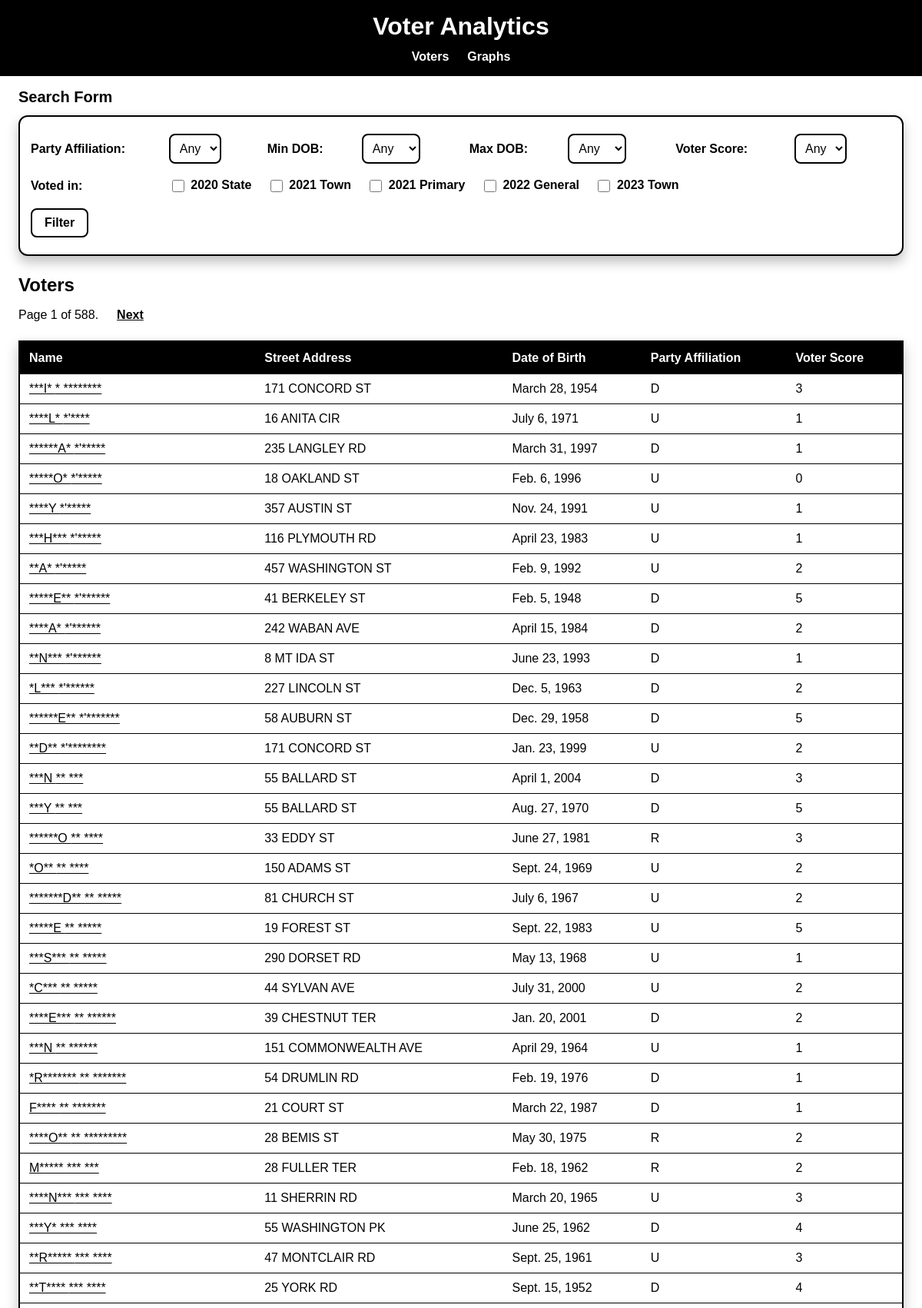
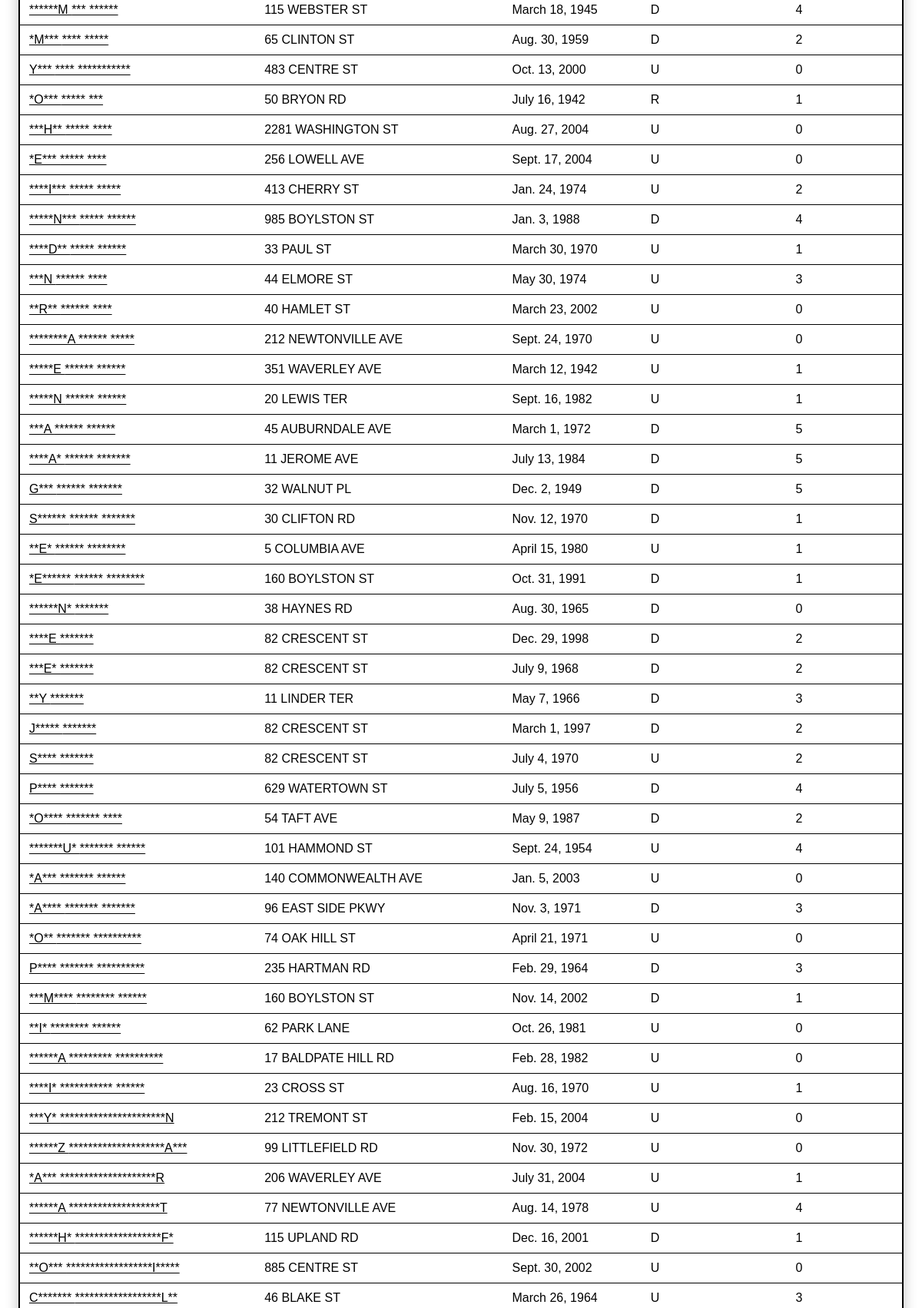
Screenshot of /voter_analytics/ (upper part) with the database file from the repository (2 pictures, top to bottom).
### voter_analytics/models.py (models this page shows, shortened)
class Voter(models.Model):
    first_name = models.TextField()
    last_name = models.TextField()
    street_number = models.CharField(max_length=20)
    street_name = models.TextField()
    zip_code = models.CharField(max_length=10)
    dob = models.DateField()
    party_affiliation = models.CharField(max_length=2)
    registration_date = models.DateField()
    v20state = models.BooleanField(default=False)
    v21town = models.BooleanField(default=False)
    v21primary = models.BooleanField(default=False)
    v22general = models.BooleanField(default=False)
    v23town = models.BooleanField(default=False)
    voter_score = models.IntegerField()

### voter_analytics/views.py (the view)
# urls.py: path(r'', views.VotersListView.as_view(), name='voters'),
class VotersListView(ListView):
    template_name = 'voter_analytics/voters.html'
    model = Voter
    context_object_name = 'voters'
    paginate_by = 100
    def get_queryset(self):
        voters = super().get_queryset().order_by('last_name', 'first_name')
        if 'party_aff' in self.request.GET:
            party_aff = self.request.GET['party_aff']
            if party_aff:
                voters = voters.filter(party_affiliation=party_aff)
        if 'min_dob' in self.request.GET:
            min_dob = self.request.GET['min_dob']
            if min_dob:
                voters = voters.filter(dob__gte=date(int(min_dob), 1, 1))
        if 'max_dob' in self.request.GET:
            max_dob = self.request.GET['max_dob']
            if max_dob:
                voters = voters.filter(dob__lte=date(int(max_dob), 12, 31))
        if 'voter_score' in self.request.GET:
            voter_score = self.request.GET['voter_score']
            if voter_score:
                voters = voters.filter(voter_score=voter_score)
        if self.request.GET.get('v20state'):
            voters = voters.filter(v20state=True)
        if self.request.GET.get('v21town'):
            voters = voters.filter(v21town=True)
        if self.request.GET.get('v21primary'):
            voters = voters.filter(v21primary=True)
        if self.request.GET.get('v22general'):
            voters = voters.filter(v22general=True)
        if self.request.GET.get('v23town'):
            voters = voters.filter(v23town=True)
        return voters
    def get_context_data(self, **kwargs):
        context = super().get_context_data(**kwargs)
        context['parties'] = ['A', 'AA', 'CC', 'D', 'E', 'EE', 'FF', 'G', 'GG', 'H', 'HH',
                      'J', 'K', 'L', 'O', 'P', 'Q', 'R', 'S', 'T', 'U', 'V', 'W',
                      'X', 'Y', 'Z']
        context['years'] = range(1913, 2006)
        context['scores'] = range(0, 6)
        params = self.request.GET.copy()
        params.pop('page', None)
        context['query_string'] = params.urlencode()
        return context

### voter_analytics/templates/voter_analytics/voters.html (shortened to what this page needs)
{% extends 'voter_analytics/base.html' %}
{% block content %}
<div class="container">
    <div class="row">
        {% include "voter_analytics/search.html" %}
    </div>
    <h1>Voters</h1>
    <div class="row">
        {% if is_paginated %}
        <ul class="pagination">
            <li class="">
                <span>Page {{ page_obj.number }} of {{ page_obj.paginator.num_pages }}.</span>
            </li>
            {% if page_obj.has_next %}
            <li>
                <span><a href="?page={{ page_obj.next_page_number }}&{{ query_string }}">Next</a></span>
            </li>
            {% endif %}
        </ul>
        {% endif %}
    </div>
    <div class="row">
        <table>
            <tr>
                <th>Name</th>
                <th>Street Address</th>
                <th>Date of Birth</th>
                <th>Party Affiliation</th>
                <th>Voter Score</th>
            </tr>
            {% for v in voters %}
            <tr>
                <td><a href="{% url 'voter' v.pk %}">{{v.first_name}} {{v.last_name}}</a></td>
                <td>{{v.street_number}} {{v.street_name}}</td>
                <td>{{v.dob}}</td>
                <td>{{v.party_affiliation}}</td>
                <td>{{v.voter_score}}</td>
            </tr>
            {% endfor %}
        </table>
    </div>
</div>
{% endblock %}

### static/voter_analytics/styles.css (style rules this page uses)
html, body { margin: 0; min-height: 100vh; }
body { display: flex; flex-direction: column; background: #FFFFFF; color: #000000; font-family: Arial, Helvetica, sans-serif; font-size: 1rem; }
.container { width: 100%; max-width: 1200px; box-sizing: border-box; margin: 0 auto; padding: 16px 24px; }
.container h1 { margin: 24px 0 16px; font-size: 1.5rem; }
.row { margin-bottom: 24px; }
a { color: #000000; }
.pagination { display: flex; align-items: center; gap: 24px; margin: 0; padding: 0; list-style: none; }
.pagination a { font-weight: 600; }
.row > table, .container > table { width: 100%; margin-bottom: 24px; border-collapse: collapse; border: 2px solid #000000; box-shadow: 0 8px 16px rgba(0, 0, 0, 0.25); }
.row > table th, .container > table th { padding: 12px; text-align: left; background: #000000; color: #FFFFFF; }
.row > table td, .container > table td { padding: 10px 12px; border-bottom: 1px solid #000000; }

### rows the page displays
Voter: first_name "*****E", last_name "** *****", street_number "19", street_name "FOREST ST", dob "Sept. 22, 1983", party_affiliation "U", voter_score "5"
Voter: first_name "*****N***", last_name "***** ******", street_number "985", street_name "BOYLSTON ST", dob "Jan. 3, 1988", party_affiliation "D", voter_score "4"
Voter: first_name "**E*", last_name "****** ********", street_number "5", street_name "COLUMBIA AVE", dob "April 15, 1980", party_affiliation "U", voter_score "1"
Voter: first_name "*A****", last_name "******* *******", street_number "96", street_name "EAST SIDE PKWY", dob "Nov. 3, 1971", party_affiliation "D", voter_score "3"

### other values shown
{{ page_obj.number }} "1"
{{ page_obj.paginator.num_pages }} "588"
